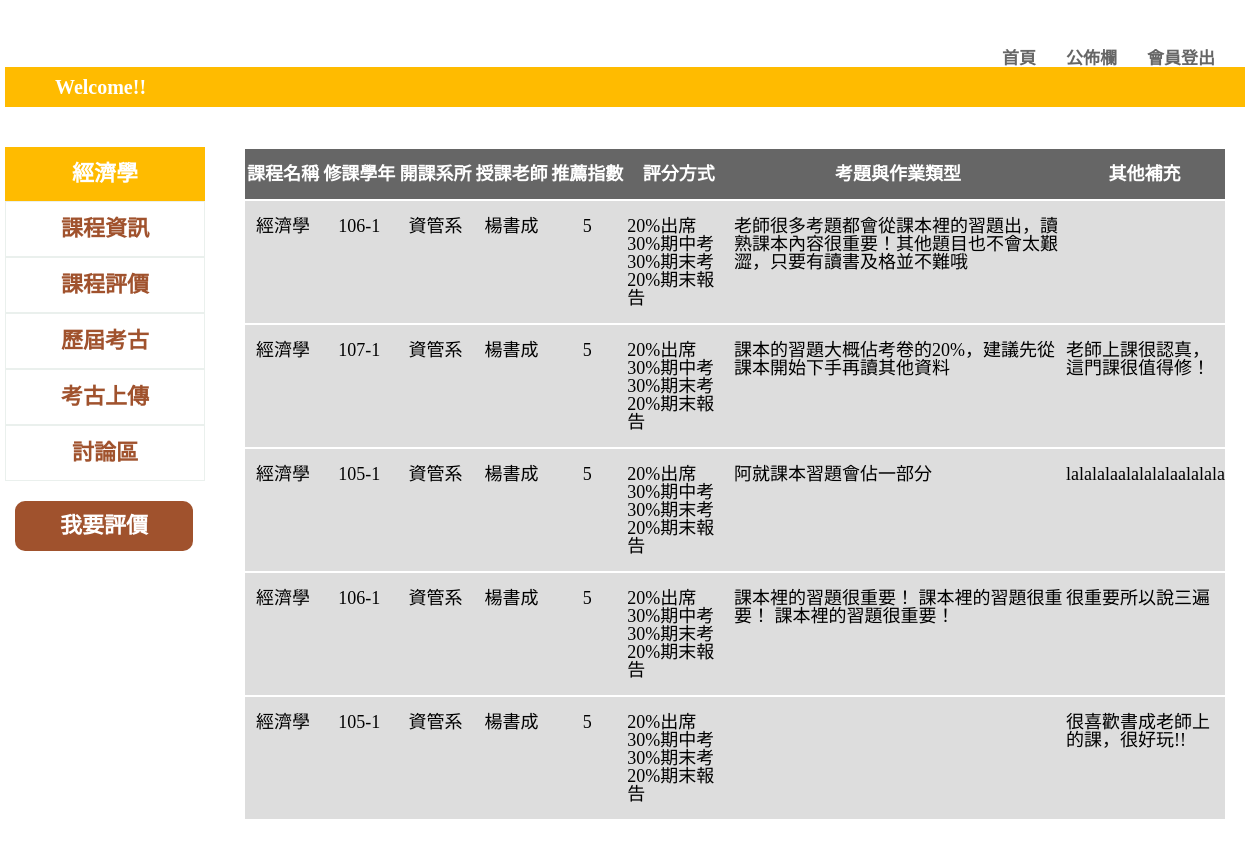
The app's page /classdb.php?name=楊書成&subject=經濟學 (signed in) with its own data.
### tables this page shows
CREATE TABLE `classevaluation` (
  `subject` text NOT NULL,
  `classyear` varchar(10) NOT NULL,
  `department` text NOT NULL,
  `name` text NOT NULL,
  `score` int(10) NOT NULL,
  `score2` text NOT NULL,
  `hw` text NOT NULL,
  `other` text NOT NULL
);

### classdb.php (the view, shortened to what this page needs)
<!DOCTYPE html>
<html lang="en">
<head>
    <link rel="stylesheet" href="all.css">
</head>
<body>
<div class="wrap">
        <div class="header">
            <div class="logo">
                <a href="home.php"><img src="https://scontent.fkhh1-1.fna.fbcdn.net/v/t1.0-9/59887336_2148001515320668_3034674628355162112_n.jpg?_nc_cat=102&_nc_ht=scontent.fkhh1-1.fna&oh=3e3b0a3597d9b5d9d1618160a6ef6f59&oe=5D5B49C3" alt=""></a>
            </div>
            <div class="function">
             <div class="list">
                 <ul>
				 <li><a href="home.php">首頁</a></li>
                     <li><a href="bulletinboard.php">公佈欄</a></li>
                     <?php
                     if(!isset($_SESSION["account"])){
                        echo "<li><a href='signin.php'>會員登入</a></li>";
                     }else{
                        echo "<li><a href='home.php?logout=yes'>會員登出</a></li>";
                     }
                    ?>
                </ul>
            </div>
            </div>
            <div class="title">
                <div class="welcome"><marquee scrollamount="10" behavior="alternate">Welcome!!</marquee></div>
            </div>
        </div>
    <div class="content">
        <div class="mean">
        <?php
            $name=$_GET['name'];
            $subject=$_GET['subject'];
            echo "<span class='top'>$subject</span>";
            echo "<ul><li><a href='information.php?name=$name&subject=$subject'>課程資訊</a></li>";
            echo "<li><a href='classdb.php?name=$name&subject=$subject'>課程評價</a></li>";
            echo "<li><a href='history.php?name=$name&subject=$subject'>歷屆考古</a></li>";
            echo "<li><a href='upload.php?name=$name&subject=$subject'>考古上傳</a></li>";
            echo "<li><a href='comment.php?name=$name&subject=$subject'>討論區</a></li></ul>";
		 ?>
		 <div class="comment">
          <?php
   	     	$name=$_GET['name'];
  	    	$subject=$_GET['subject'];
	    	echo "<a href='classevaluation.php?name=$name&subject=$subject'>我要評價</a>";
          ?></div>
		 </div>
		 <div class="class">
           <?php
			if($_SESSION['decide']==$_POST['decide']){
			$name=$_GET["name"];
			$link=@mysqli_connect('localhost','root','','php');
			$SQL="SELECT * FROM classevaluation WHERE name='$name'";
			echo "<table width=980 border=2>";
			echo "<tr id='classTop'>"."<td>"."課程名稱"."</td>"."<td>"."修課學年"."</td>"."<td>"."開課系所"."</td>"."<td>"."授課老師"."</td>"."<td>"."推薦指數"."</td>"."<td>"."評分方式"."</td>"."<td>"."考題與作業類型"."</td>"."<td>"."其他補充"."</td>"."</tr>";
			if($result=mysqli_query($link,$SQL)){
			while($row=mysqli_fetch_assoc($result))
			echo "<tr>"."<td width=80>".$row["subject"]."</td>"."<td width=80>".$row["classyear"]."</td>"."<td width=80>".$row["department"]."</td>"."<td width=80>".$row["name"]."</td>"."<td width=80>".$row["score"]."</td>"."<td width=110 class='left'>".$row["score2"]."</td>"."<td width=350 class='left'>".$row["hw"]."</td>"."<td width=120 class='left'>".$row["other"]."</td>"."</tr>";
			 }
			echo "</table>";
			}
			 ?>
   </div>
	</div>
</body>
</html>

### all.css (style rules this page uses)
html, body, div, span, applet, object, iframe, h1, h2, h3, h4, h5, h6, p, blockquote, pre, a, abbr, acronym, address, big, cite, code, del, dfn, em, img, ins, kbd, q, s, samp, small, strike, strong, sub, sup, tt, var, b, u, i, center, dl, dt, dd, ol, ul, li, fieldset, form, label, legend, table, caption, tbody, tfoot, thead, tr, th, td, article, aside, canvas, details, embed, figure, figcaption, footer, header, hgroup, menu, nav, output, ruby, section, summary, time, mark, audio, video { margin: 0; padding: 0; border: 0; font-size: 100%; font: inherit; vertical-align: baseline; }
body { line-height: 1; }
ol, ul { list-style: none; }
table { border-collapse: collapse; border-spacing: 0; }
a { text-decoration:none; }
.wrap { width: 1240px; margin: 0 auto; font-family: 微軟正黑體; }
.logo { float: left; width: 500px; }
.logo img { width: 50%; padding: 10px 0px 0px 55px; }
.title { height: 40px; background-color: #FFBB00; }
.welcome { margin-left: 50px; float: left; width: 80%; font-size: 20px; padding-top: 10px; color: #ffffff; font-weight: bold; }
.function { float:right; padding-top: 50px; }
.list { float:left; }
.list li { float:left; padding-right: 30px; font-size: 17px; font-weight: bolder; font-family: 微軟正黑體; }
.list li a { color: #666666 ; }
.mean { width: 200px; text-align: center; float: left; font-size: 22px; font-weight: bold; margin-top:40px; font-family:微軟正黑體; }
.mean li { list-style:none; border: #EAF0ED solid 1px; padding: 16px; }
.mean a { display: block; color: #A0522D; text-decoration:none; }
.mean span { font-weight: bolder; background-color: #FFBB00; color:#fff; display: block; padding: 16px; }
.comment { float: left; }
.class { float: left; margin-top: 40px; margin-left: 40px; font-size: 18px; margin-bottom: 100px; }
.class td { padding-top:16px; padding-bottom:16px; text-align: center; background-color: #DDDDDD; border-top:2px solid#fff; }
.class .left { text-align: left; padding-left:2px; }
.class #classTop td { background-color: #666666; color:#fff; font-weight: bolder; }
.comment { margin-top: 20px; width: 150px; text-align: center; font-size: 22px; padding: 14px; font-family: 微軟正黑體; font-weight: bolder; background-color: #A0522D; color: #fff; margin-left: 10px; border-radius:10px; }
.comment a { background-color: #A0522D; color: #fff; display: block; }

### records on screen
classevaluation: subject "經濟學", classyear "106-1", department "資管系", name "楊書成", score "5", score2 "20%出席 30%期中考 30%期末考 20%期末報告", hw "老師很多考題都會從課本裡的習題出，讀熟課本內容很重要！其他題目也不會太艱澀，只要有讀書及格並不難哦"
classevaluation: subject "經濟學", classyear "107-1", department "資管系", name "楊書成", score "5", score2 "20%出席 30%期中考 30%期末考 20%期末報告", hw "課本的習題大概佔考卷的20%，建議先從課本開始下手再讀其他資料", other "老師上課很認真，這門課很值得修！"
classevaluation: subject "經濟學", classyear "105-1", department "資管系", name "楊書成", score "5", score2 "20%出席 30%期中考 30%期末考 20%期末報告", hw "阿就課本習題會佔一部分", other "lalalalaalalalalaalalala"
classevaluation: subject "經濟學", classyear "106-1", department "資管系", name "楊書成", score "5", score2 "20%出席 30%期中考 30%期末考 20%期末報告", hw "課本裡的習題很重要！ 課本裡的習題很重要！ 課本裡的習題很重要！", other "很重要所以說三遍"
classevaluation: subject "經濟學", classyear "105-1", department "資管系", name "楊書成", score "5", score2 "20%出席 30%期中考 30%期末考 20%期末報告", other "很喜歡書成老師上的課，很好玩!!"

### other values on screen
$subject "經濟學"
